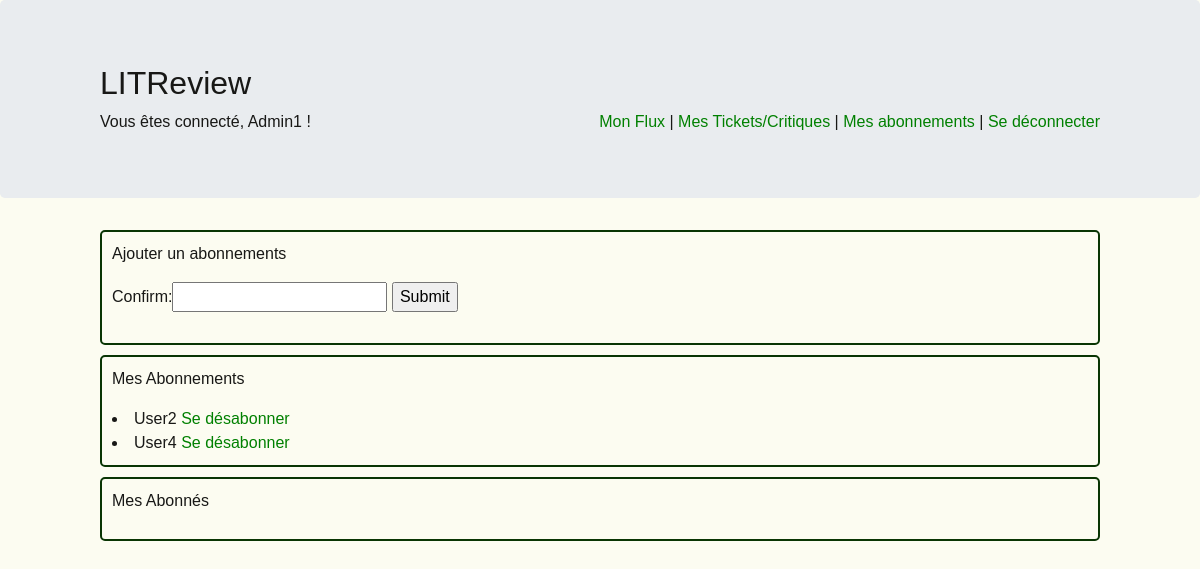
The page /subscription (signed in) on the database its author committed.
### utilisateur/models.py (models this page shows, shortened)
class User(AbstractUser):
    pass

class UserFollows(models.Model):
    objects = models.Manager()
    user = models.ForeignKey(
        to=settings.AUTH_USER_MODEL, on_delete=models.CASCADE, related_name='following')
    followed_user = models.ForeignKey(
        to=settings.AUTH_USER_MODEL, on_delete=models.CASCADE, related_name='following_by')
    confirm = models.CharField(max_length=128, blank=True)
    class Meta:
        unique_together = ('user', 'followed_user', )

### utilisateur/views.py (the view, shortened to what this page needs)
# urls.py: path('subscription', views.subscription, name="subscription"),
@login_required
def subscription(request):
    usersfollows = UserFollows.objects.filter(user=request.user)
    followeds = UserFollows.objects.filter(followed_user=request.user)
    if request.method == "GET":
        form = UserFollowsForm()
        return render(request, 'subscription.html', locals())

### utilisateur/forms.py
class UserFollowsForm(ModelForm):
    class Meta:
        model = UserFollows
        fields = ['confirm']

### utilisateur/templates/subscription.html (shortened to what this page needs)
{% extends 'main.html' %}
{% load static %}
{% block addcss %}
<link rel="stylesheet" href="{% static 'css/style.css' %}">
{% endblock %}
{% block content %}
<div id="block1">
    <p>Ajouter un abonnements</p>
    <form method="POST" action="{% url 'subscription'%}">
    {{ form }}
        <input type="submit">
    </form>
</div>
<div id="block1">
    <p>Mes Abonnements</p>
    {% for usersfollow in usersfollows %}
        <li>{{ usersfollow.followed_user }}
        <a href="{% url 'delete_subs' id_subs=usersfollow.id%}">Se désabonner</a></li>
    {% endfor %}
</div>
<div id="block1">
    <p>Mes Abonnés</p>
</div>
{% endblock %}

### templates/main.html (shortened to what this page needs)
<html>
<head>
    <link rel="stylesheet" href="https://stackpath.bootstrapcdn.com/bootstrap/4.4.1/css/bootstrap.min.css"
>
    {% block addcss %}
    {% endblock %}
</head>
<body>
<div class="jumbotron">
    <div id="bloc_page">
        <h2>LITReview</h2>
        {% if user.is_authenticated %}
            Vous êtes connecté, {{ user.username }} !
            <div id="banner">
                <a href="{% url 'feed'%}">Mon Flux</a> |
                <a href="{% url 'myposts'%}">Mes Tickets/Critiques</a> |
                <a href="{% url 'subscription'%}">Mes abonnements</a> |
                <a href="{% url 'logout'%}">Se déconnecter</a>
            </div>
        {% else %}
            <a>Site de critiques littéraires</a>
        {% endif %}
    </div>
</div>
<div id="bloc_page">
    {% block content %}
    {% endblock %}
</div>
</body>
</html>

### critique/static/css/style.css (style rules this page uses)
body { background: rgb(252, 252, 241); font-family: Arial, sans-serif; color: rgb(24, 24, 22); }
a { color: green; }
#bloc_page { width: 1000px; margin: auto; }
#block1 { padding: 10px 10px 10px 10px; margin-top: 10px; margin-bottom: 10px; border:2px solid rgb(9, 53, 3); border-radius: 5px; }
#banner { float: right; text-align: right; }

### rows shown on the page
User: username "Admin1"
UserFollows: followed_user "User2"
UserFollows: followed_user "User4"
